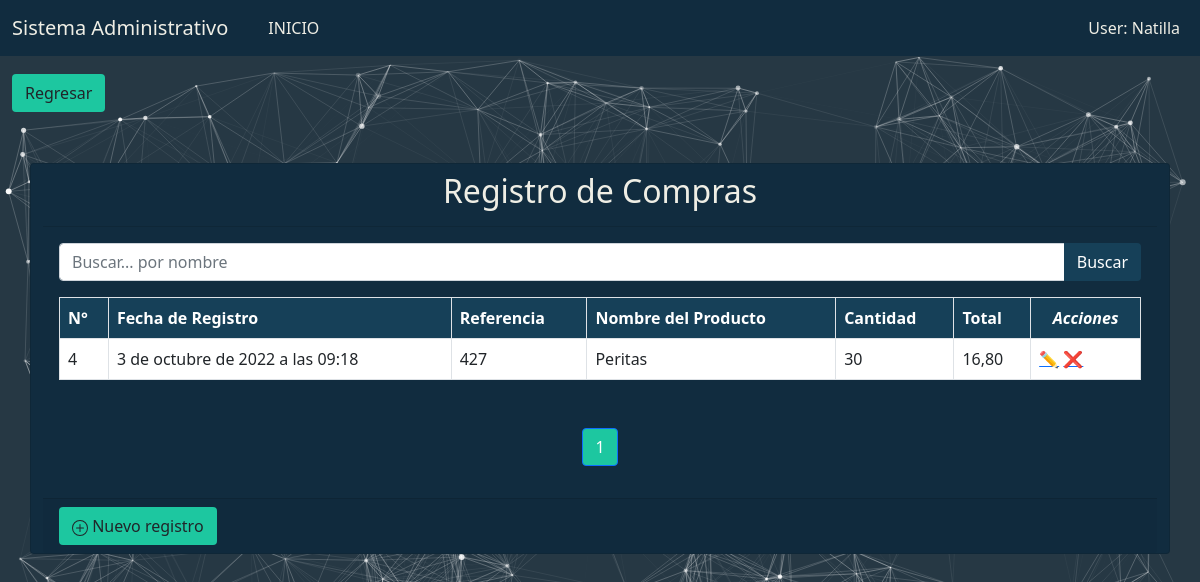
Page /compra/registroc/ on the committed database.
### aplicaciones/compras/models.py (models this page shows, shortened)
class RegistroCompra(models.Model):
    usuario = models.ForeignKey(User,on_delete=models.PROTECT,null=True,blank=True)
    hora = models.DateTimeField(auto_now_add=False, auto_now=True)
    fecha_registro = models.DateField(verbose_name='Fecha de Registro', default=now)
    referencia = models.ForeignKey(Pedido, blank=False, on_delete=models.CASCADE, null=True)
    producto = models.CharField(verbose_name='Nombre del Producto',max_length=100,null=True,unique=True,blank=False)
    cantidad = models.IntegerField(blank=False)
    precio = models.DecimalField(max_digits=9, decimal_places=2, verbose_name='Precio del Producto',blank=False)
    subtotal = models.DecimalField(max_digits=16, decimal_places=2,blank=False)
    iva = models.DecimalField(max_digits=16, decimal_places=2,blank=False)
    total = models.DecimalField(max_digits=16, decimal_places=2,blank=False)
    class Meta:
        verbose_name = "Registro de Compra"
        verbose_name_plural = "Registros de Compras"
        ordering = ('referencia',)

class Pedido(models.Model):
    referencia = models.CharField(primary_key=True,unique=True, max_length=10)
    proveedor = models.ForeignKey(Proveedor,null=True,blank=False, on_delete=models.CASCADE,)
    fecha = models.DateField(default= now)
    producto = models.CharField(verbose_name='Nombre del Producto',null=True, max_length=100, unique=True,blank=False)
    precio = models.FloatField(blank=False, verbose_name='Precio del Producto')
    cantidad = models.IntegerField(blank=False)
    subtotal = models.FloatField(blank=False)
    iva = models.FloatField(blank=False)
    total = models.FloatField(blank=False)
    def __str__(self):
        return "{}".format(self.referencia,)
    class Meta:
        verbose_name ="Pedido"
        verbose_name_plural = "Pedidos"
        ordering = ('proveedor',)

### aplicaciones/compras/views/registro/views.py (the view)
# urls.py: path('registroc/', RegistroCompraListView.as_view(),name='registroc'),
class RegistroCompraListView(ListView):
    template_name = 'op/registro/registrosCompra.html'
    model = RegistroCompra
    context_object_name = 'registroc'
    paginate_by = 3
    def get_queryset(self):
        query = self.request.GET.get("query")
        print(query)
        if query:
            return self.model.objects.filter(producto__icontains=query)
        else:
            return self.model.objects.all()
    def get_context_data(self, **kwargs):
        context = super().get_context_data(**kwargs)
        context['url_anterior'] = '/compra/menu'
        context['listar_url'] = '/compra/registroc'
        context['crear_url'] = '/compra/crearRegistro/'
        context['titulo'] = 'Registro de Compras'
        context['query'] = self.request.GET.get("query") or ""
        return context

### aplicaciones/compras/templates/op/registro/registrosCompra.html
{% extends 'consulta.html' %}
{% load static %}
{% block search %}
    <form action="{% url 'compras:registroc' %}" method="GET">
    <div class="input-group mb-3">
        <input type="text" name="query" value="{{ query }}" class="form-control" placeholder="Buscar... por nombre" id="idInputSearch" aria-describedby="basic-addon2">
        <button type="submit" style="background-color: #164058; color: #ffffff" class="btn mr-1" id="idSearchSp">Buscar</button>
    </div>
    </form>
{% endblock %}
{% block columns %}
    <tr class="table-striped" style="background-color: #164058; color: #ffffff">
                <th scope="col">N°</th>
                <th scope="col">Fecha de Registro</th>
                <th scope="col">Referencia</th>
                <th scope="col">Nombre del Producto</th>
                <th scope="col">Cantidad</th>
                <th scope="col">Total</th>
                <th class="fst-italic text-center" scope="col">Acciones</th>
            </tr>
{% endblock %}
{% block rows %}
    {% for object in registroc %}
        <tr class="align-middle" style="background-color: #ffffff;" >
            <td>{{ object.id }}</td>
            <td>{{ object.hora }}</td>
            <td>{{ object.referencia }}</td>
            <td>{{ object.producto }}</td>
            <td>{{ object.cantidad }}</td>
            <td>{{ object.total }}</td>
        <td class="acciones">
                <a href="{% url 'compras:actualizaRegistro' object.id %}">✏️</a>
                <a href="{% url 'compras:eliminaRegistro' object.id %}">❌</a>
            </td>
        </tr>
    {% endfor %}
{% endblock %}

### static/css/estilos.css (style rules this page uses)
body { background-color: #263844; }

### rows in the picture
RegistroCompra: id "4", hora "3 de octubre de 2022 a las 09:18", referencia "427", producto "Peritas", cantidad "30", total "16,80"

### other values in the picture
{{ titulo }} "Registro de Compras"
{{ i }} "1"
